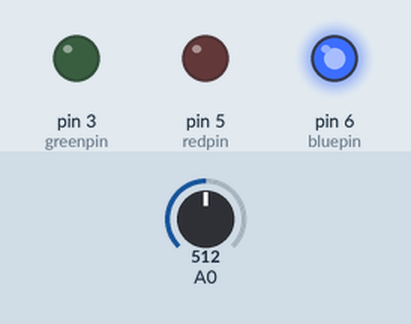
The sketch below on a simulated Arduino Uno, built with avr-gcc and run on an emulated ATmega328P. Shown: output pins drawn as LEDs (lit = HIGH). The test bench sets the inputs (shaded band); at power-on: A0 = 512. What the sketch prints to the serial monitor is not drawn.

Above: at 0.1 s.
Timing chart, 0 to 1.6 s (numbered marks = the images above):
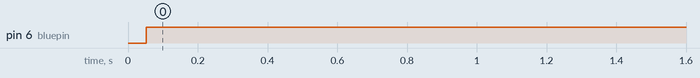

The sketch:

Sound_sensor.ino
```cpp
int soundsensor= 0;
int soundvalue=0;
int counts=0;
int timer1_counter;
const int sampleWindow = 50; // Sample window width in mS (50 mS = 20Hz)

unsigned int sample;

int greenpin=3;
int redpin=5;
int bluepin=6;

const int numberofreadings=25;
long previousmillis=0;
int Values[numberofreadings];
int total=0;
int average=0;
int readindex=0;
int volumethreshold=100;
char energyflag=0;
char creativeflag=0;
char changeflag=0;
int fcounts;
int rcounts;
int greencounts=0;

void setup() {
  // put your setup code here, to run once:
  noInterrupts();
  TCCR1A = 0;
  TCCR1B = 0;
Serial.begin(9600);
for (int thisreading=0; thisreading<numberofreadings; thisreading++){
  Values[thisreading]=0;
}
  pinMode(greenpin, OUTPUT);
  pinMode(redpin, OUTPUT);
  pinMode(bluepin, OUTPUT);


  timer1_counter = 34286;   // preload timer 65536-16MHz/256/2Hz

  TCNT1 = timer1_counter;   // preload timer
  TCCR1B |= (1 << CS12);    // 256 prescaler
  TIMSK1 |= (1 << TOIE1);   // enable timer overflow interrupt
  interrupts();             // enable all interrupts

}

ISR(TIMER1_OVF_vect)        // interrupt service routine
{
  TCNT1 = timer1_counter;   // preload timer
  counts++;
  fcounts++;
  rcounts++;
  greencounts++;
}


void loop() {
  // put your main code here, to run repeatedly:
   delay(2);
   soundvalue= findpeaktopeak();
   calculate_average();
   //displayreading();
   checkfade();
   checkflag();
   if (greencounts>=15){
   /// energyfade();
   }

   Serial.print("Total ");
   Serial.println(total);
   //Serial.print("Value");
   //Serial.println(soundvalue);

}
void energyfade(){
  if (energyflag==1 & creativeflag==0 & changeflag==0){
      greencounts=0;
      for(int i=0; i<=150;i++){
      analogWrite(redpin,i);
      delay(10);
      analogWrite(greenpin,255-i);
      delay(10);

        }
      for(int i=150; i>=0; i--){
        analogWrite(redpin,i);
        delay(10);
        analogWrite(greenpin, 255-i);
        delay(10);
        }
    }
    }
void checkfade(){
  if (average>volumethreshold){
    fcounts=0;
    while(average>volumethreshold & energyflag==0){
      soundvalue= findpeaktopeak();
      calculate_average();
       Serial.print("Total ");
      Serial.println(total);
      if (fcounts>=4){
        changeflag=1;
        checkflag();
      }
    }
  }
  if (rcounts>35 & energyflag==1){
    if (average<volumethreshold){
      //while(average<volumethreshold & creativeflag==0){
        //soundvalue= findpeaktopeak();
        //calculate_average();
        changeflag=1;
        checkflag();
      //}
    }
  }

}

void checkflag(){
  if(energyflag==0 & creativeflag==0){
    creativeflag=1;
    analogWrite(bluepin,  255);
  }
  else if (creativeflag==1 & energyflag==0 & changeflag==1)
  {
    fade(bluepin,greenpin);
    changeflag=0;
    creativeflag=0;
    energyflag=1;
    rcounts=0;
    greencounts=0;
  }
  else if (creativeflag==0 & energyflag==1 & changeflag==1){
    fade(greenpin,bluepin);
    changeflag=0;
    creativeflag=1;
    energyflag=0;
  }

}

void fade(int from, int to)
{
  for(int i=0; i<=255;i++){
    analogWrite(to,i);
    delay(5);
    analogWrite(from,255-i);
    delay(5);
  }
}


void calculate_average() {
   total= total-Values[readindex];
   Values[readindex]=soundvalue;
   total=total+Values[readindex];
   readindex+=1;
   if (readindex>=numberofreadings){
    readindex=0;
   average= total/numberofreadings;
   }
}

int findpeaktopeak() {
  unsigned long startMillis= millis();  // Start of sample window
   unsigned int peakToPeak = 0;   // peak-to-peak level
   unsigned int signalMax = 0;
   unsigned int signalMin = 1024;

   // collect data for 50 mS
   while (millis() - startMillis < sampleWindow)
   {
      sample = analogRead(0);
      if (sample < 1024)  // toss out spurious readings
      {
         if (sample > signalMax)
         {
            signalMax = sample;  // save just the max levels
         }
         else if (sample < signalMin)
         {
            signalMin = sample;  // save just the min levels
         }
      }
   }
   peakToPeak = signalMax - signalMin;  // max - min = peak-peak amplitude
   return peakToPeak;
   //double volts = (peakToPeak * 5.0) / 1024;  // convert to volts
}
```

Measured:
- by itself, pin 6 (bluepin): LOW → HIGH at 0.05 s
